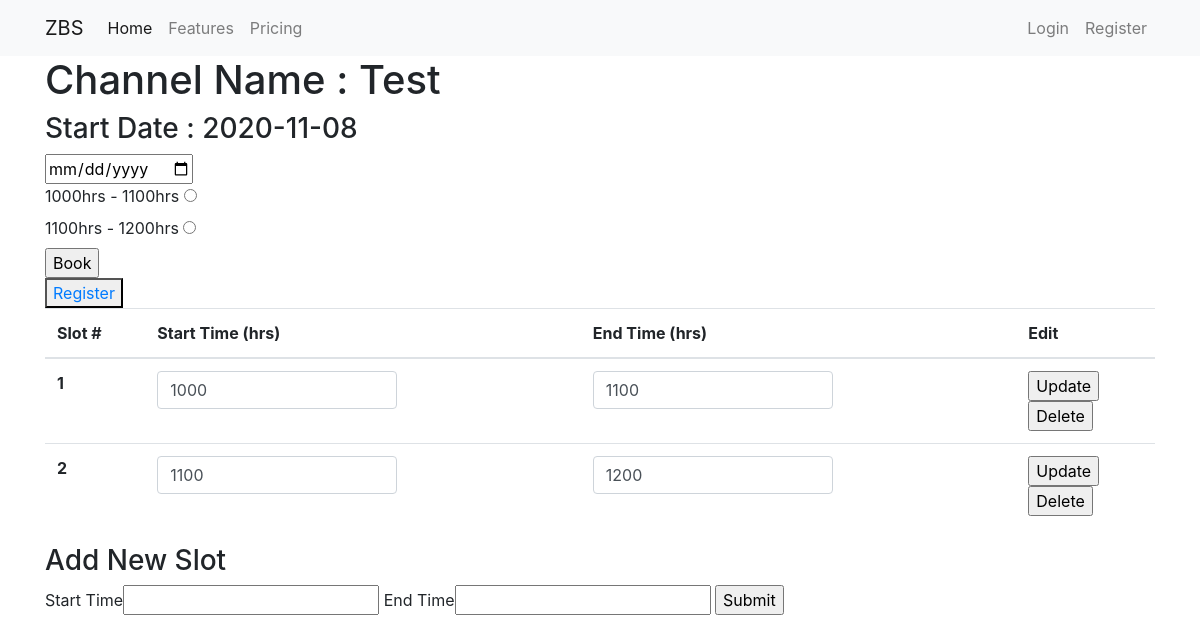
The page /channel/1 on the database its author committed.
### app.py (models this page shows, shortened)
class Channel(db.Model):
    id = db.Column(db.Integer,primary_key=True)
    name = db.Column(db.String(50))
    start_date = db.Column(db.Date)
    slots = db.relationship('Slot', backref='channel',lazy='dynamic')

class Slot(db.Model):
    id = db.Column(db.Integer,primary_key=True)
    start_time = db.Column(db.String(4))
    end_time = db.Column(db.String(4))
    channel_id = db.Column(db.Integer,db.ForeignKey('channel.id'))
    bookings = db.relationship('Booking', backref='slot', lazy='dynamic')
    def __repr__(self):
        return f"{self.start_time}hrs - {self.end_time}hrs"

### app.py (the view, shortened to what this page needs)
@app.route('/channel/<int:id>', methods=["POST","GET"])
def channel(id):
    channel = Channel.query.filter_by(id=id).first()
    form = CreateSlotForm()
    if channel is not None:
        return render_template('channel.html', channel=channel, form=form)
    else:
        print('Channel Not Found')
        return redirect('/')

### forms.py
class CreateSlotForm(FlaskForm):
    channel_id = HiddenField()
    start_time = StringField("Start Time", validators=[DataRequired()])
    end_time = StringField('End Time', validators=[DataRequired()])
    submit = SubmitField('Submit')

### templates/channel.html (shortened to what this page needs)
{% extends 'base.html' %}
{% block body %}
<div class="container">
    <h1>Channel Name : {{ channel.name }}</h1>
    <h3>Start Date : {{ channel.start_date }}</h3>
    <form method="POST" action="{{ url_for('book') }}">
      <input val type="date" name="date" required>
      <br>
      {% for slot in channel.slots %}
      <label for="checkbox{{ slot.id }}"> {{ slot }}
        <input type="radio" id="checkbox{{ slot.id }}" name="slot_id" value="{{ slot.id }}">
      </label>
      <br>
      {% endfor %}
      <input type="submit" value="Book">
    </form>
    <button><a href="url_for('register')">Register</a></button>
    <table class="table table-hover">
        <thead>
          <tr>
            <th scope="col">Slot #</th>
            <th scope="col">Start Time (hrs)</th>
            <th scope="col">End Time (hrs)</th>
            <th scope="col">Edit</th>
          </tr>
        </thead>
        <tbody>
          {% for slot in channel.slots %}
          <tr>
            <th scope="row">{{ loop.index }}</th>
            <td>
                <input form="form{{ slot.id }}" name="start_time" type="text" class="form-control col-7" value={{ slot.start_time }} >
            </td>
            <td>
                <input form="form{{ slot.id }}" name="end_time" type="text" class="form-control col-7" value={{ slot.end_time }}>
            </td>
            <td>
              <input form="form{{ slot.id }}" type="submit" value="Update">
              <form method="POST" action="{{ url_for('slot_delete',id=slot.id) }}">
                <input type="submit" value="Delete">
              </form>
            </td>
          </tr>
          {% endfor %}
        </tbody>
      </table>
    <h3>Add New Slot</h3>
    <form method="POST">
        {{ form.start_time.label }}{{ form.start_time() }}
        {{ form.end_time.label }}{{ form.end_time() }}
        {{ form.submit() }}
    </form>
</div>
{% endblock %}

### rows shown on the page
Channel: name "Test", start_date "2020-11-08"
Slot: start_time+end_time "1000hrs - 1100hrs", start_time "1000", end_time "1100"
Slot: start_time+end_time "1100hrs - 1200hrs", start_time "1100", end_time "1200"
